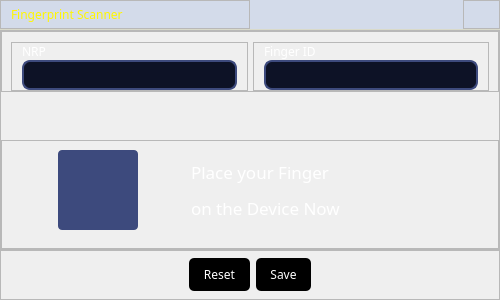
<?xml version="1.0" encoding="UTF-8"?>
<ui version="4.0">
 <class>Dialog</class>
 <widget class="QDialog" name="Dialog">
  <property name="geometry">
   <rect>
    <x>0</x>
    <y>0</y>
    <width>500</width>
    <height>300</height>
   </rect>
  </property>
  <property name="windowTitle">
   <string>Dialog</string>
  </property>
  <property name="styleSheet">
   <string notr="true">QDialog {
    background: qlineargradient(
        x1: 0, y1: 0, x2: 1, y2: 1,
        stop: 0 #0a1628,
        stop: 0.5 #142240,
        stop: 1 #0d1f3c
    );
    border-radius: 16px;
}
</string>
  </property>
  <layout class="QVBoxLayout" name="verticalLayout_4">
   <property name="spacing">
    <number>0</number>
   </property>
   <property name="leftMargin">
    <number>0</number>
   </property>
   <property name="topMargin">
    <number>0</number>
   </property>
   <property name="rightMargin">
    <number>0</number>
   </property>
   <property name="bottomMargin">
    <number>0</number>
   </property>
   <item>
    <widget class="QFrame" name="titlebar">
     <property name="minimumSize">
      <size>
       <width>0</width>
       <height>0</height>
      </size>
     </property>
     <property name="maximumSize">
      <size>
       <width>16777215</width>
       <height>30</height>
      </size>
     </property>
     <property name="styleSheet">
      <string notr="true">QFrame#titlebar {
    background: rgba(2, 72, 193, 0.12);
    border: none;
    border-bottom: 1px solid rgba(248, 214, 19, 0.15);
    border-radius: 16px 16px 0 0;
}

</string>
     </property>
     <property name="frameShape">
      <enum>QFrame::StyledPanel</enum>
     </property>
     <property name="frameShadow">
      <enum>QFrame::Raised</enum>
     </property>
     <layout class="QHBoxLayout" name="horizontalLayout_7">
      <property name="spacing">
       <number>0</number>
      </property>
      <property name="leftMargin">
       <number>0</number>
      </property>
      <property name="topMargin">
       <number>0</number>
      </property>
      <property name="rightMargin">
       <number>0</number>
      </property>
      <property name="bottomMargin">
       <number>0</number>
      </property>
      <item>
       <widget class="QFrame" name="frame_8">
        <property name="font">
         <font>
          <pointsize>7</pointsize>
         </font>
        </property>
        <property name="frameShape">
         <enum>QFrame::StyledPanel</enum>
        </property>
        <property name="frameShadow">
         <enum>QFrame::Raised</enum>
        </property>
        <layout class="QHBoxLayout" name="horizontalLayout_8">
         <property name="spacing">
          <number>0</number>
         </property>
         <property name="leftMargin">
          <number>10</number>
         </property>
         <property name="topMargin">
          <number>0</number>
         </property>
         <property name="rightMargin">
          <number>0</number>
         </property>
         <property name="bottomMargin">
          <number>0</number>
         </property>
         <item>
          <widget class="QLabel" name="label_3">
           <property name="font">
            <font>
             <family>Orbitron</family>
             <pointsize>9</pointsize>
            </font>
           </property>
           <property name="styleSheet">
            <string notr="true">color: rgb(255, 247, 1);</string>
           </property>
           <property name="text">
            <string>Fingerprint Scanner</string>
           </property>
          </widget>
         </item>
        </layout>
       </widget>
      </item>
      <item alignment="Qt::AlignRight">
       <widget class="QFrame" name="frame_3">
        <property name="frameShape">
         <enum>QFrame::StyledPanel</enum>
        </property>
        <property name="frameShadow">
         <enum>QFrame::Raised</enum>
        </property>
        <layout class="QHBoxLayout" name="horizontalLayout_9">
         <property name="spacing">
          <number>7</number>
         </property>
         <property name="leftMargin">
          <number>0</number>
         </property>
         <property name="topMargin">
          <number>0</number>
         </property>
         <property name="rightMargin">
          <number>0</number>
         </property>
         <property name="bottomMargin">
          <number>0</number>
         </property>
         <item>
          <widget class="QPushButton" name="btn_close">
           <property name="minimumSize">
            <size>
             <width>35</width>
             <height>20</height>
            </size>
           </property>
           <property name="maximumSize">
            <size>
             <width>35</width>
             <height>20</height>
            </size>
           </property>
           <property name="toolTip">
            <string>Close</string>
           </property>
           <property name="styleSheet">
            <string notr="true">QPushButton{	
	color: rgb(42, 41, 41);
	border-radius : 2px;
}

QPushButton:hover{	
	
	color: rgb(42, 41, 41);
	background-color: rgb(255, 0, 0);
}
QToolTip {	
	color: rgb(15, 15, 15);
}</string>
           </property>
           <property name="text">
            <string/>
           </property>
           <property name="icon">
            <iconset>
             <normaloff>../assets/icon/x.svg</normaloff>../assets/icon/x.svg</iconset>
           </property>
           <property name="iconSize">
            <size>
             <width>20</width>
             <height>20</height>
            </size>
           </property>
          </widget>
         </item>
        </layout>
       </widget>
      </item>
     </layout>
    </widget>
   </item>
   <item>
    <widget class="QFrame" name="frame_messageBox">
     <property name="minimumSize">
      <size>
       <width>0</width>
       <height>0</height>
      </size>
     </property>
     <property name="maximumSize">
      <size>
       <width>16777215</width>
       <height>16777215</height>
      </size>
     </property>
     <property name="styleSheet">
      <string notr="true"/>
     </property>
     <property name="frameShape">
      <enum>QFrame::StyledPanel</enum>
     </property>
     <property name="frameShadow">
      <enum>QFrame::Raised</enum>
     </property>
     <property name="lineWidth">
      <number>0</number>
     </property>
     <layout class="QVBoxLayout" name="verticalLayout">
      <property name="spacing">
       <number>0</number>
      </property>
      <property name="leftMargin">
       <number>0</number>
      </property>
      <property name="topMargin">
       <number>0</number>
      </property>
      <property name="rightMargin">
       <number>0</number>
      </property>
      <property name="bottomMargin">
       <number>0</number>
      </property>
      <item alignment="Qt::AlignTop">
       <widget class="QFrame" name="frame_2">
        <property name="minimumSize">
         <size>
          <width>0</width>
          <height>0</height>
         </size>
        </property>
        <property name="maximumSize">
         <size>
          <width>16777215</width>
          <height>100</height>
         </size>
        </property>
        <property name="frameShape">
         <enum>QFrame::StyledPanel</enum>
        </property>
        <property name="frameShadow">
         <enum>QFrame::Raised</enum>
        </property>
        <layout class="QHBoxLayout" name="horizontalLayout">
         <property name="spacing">
          <number>5</number>
         </property>
         <property name="topMargin">
          <number>10</number>
         </property>
         <property name="bottomMargin">
          <number>0</number>
         </property>
         <item>
          <widget class="QFrame" name="frame_4">
           <property name="maximumSize">
            <size>
             <width>16777215</width>
             <height>65</height>
            </size>
           </property>
           <property name="frameShape">
            <enum>QFrame::StyledPanel</enum>
           </property>
           <property name="frameShadow">
            <enum>QFrame::Raised</enum>
           </property>
           <layout class="QVBoxLayout" name="verticalLayout_2">
            <property name="spacing">
             <number>0</number>
            </property>
            <property name="leftMargin">
             <number>10</number>
            </property>
            <property name="topMargin">
             <number>0</number>
            </property>
            <property name="rightMargin">
             <number>10</number>
            </property>
            <property name="bottomMargin">
             <number>0</number>
            </property>
            <item>
             <widget class="QLabel" name="label">
              <property name="font">
               <font>
                <family>Poppins</family>
                <pointsize>9</pointsize>
               </font>
              </property>
              <property name="styleSheet">
               <string notr="true">color: rgb(255, 255, 255);</string>
              </property>
              <property name="text">
               <string>NRP</string>
              </property>
             </widget>
            </item>
            <item>
             <widget class="QLabel" name="lbNrpRF">
              <property name="styleSheet">
               <string notr="true">QLabel{
 background-color: #0d1226; /* Sedikit lebih gelap dari background utama */
    border: 2px solid #3d4a7d; /* Border dasar */
    border-radius: 8px;
    padding: 5px;
    color: #ffffff;
    font-family: 'Poppins';
    font-size: 14px;
}</string>
              </property>
              <property name="text">
               <string/>
              </property>
             </widget>
            </item>
           </layout>
          </widget>
         </item>
         <item>
          <widget class="QFrame" name="frame_5">
           <property name="maximumSize">
            <size>
             <width>16777215</width>
             <height>65</height>
            </size>
           </property>
           <property name="frameShape">
            <enum>QFrame::StyledPanel</enum>
           </property>
           <property name="frameShadow">
            <enum>QFrame::Raised</enum>
           </property>
           <layout class="QVBoxLayout" name="verticalLayout_3">
            <property name="spacing">
             <number>0</number>
            </property>
            <property name="leftMargin">
             <number>10</number>
            </property>
            <property name="topMargin">
             <number>0</number>
            </property>
            <property name="rightMargin">
             <number>10</number>
            </property>
            <property name="bottomMargin">
             <number>0</number>
            </property>
            <item>
             <widget class="QLabel" name="label_2">
              <property name="font">
               <font>
                <family>Poppins</family>
                <pointsize>9</pointsize>
               </font>
              </property>
              <property name="styleSheet">
               <string notr="true">color: rgb(255, 255, 255);</string>
              </property>
              <property name="text">
               <string>Finger ID</string>
              </property>
             </widget>
            </item>
            <item>
             <widget class="QLabel" name="lbFingerR">
              <property name="styleSheet">
               <string notr="true">QLabel{
 background-color: #0d1226; /* Sedikit lebih gelap dari background utama */
    border: 2px solid #3d4a7d; /* Border dasar */
    border-radius: 8px;
    padding: 5px;
    color: #ffffff;
    font-family: 'Poppins';
    font-size: 14px;
}</string>
              </property>
              <property name="text">
               <string/>
              </property>
             </widget>
            </item>
           </layout>
          </widget>
         </item>
        </layout>
       </widget>
      </item>
      <item>
       <widget class="QFrame" name="frame">
        <property name="frameShape">
         <enum>QFrame::StyledPanel</enum>
        </property>
        <property name="frameShadow">
         <enum>QFrame::Raised</enum>
        </property>
        <layout class="QHBoxLayout" name="horizontalLayout_3">
         <property name="topMargin">
          <number>0</number>
         </property>
         <item>
          <widget class="QLabel" name="lbIconF">
           <property name="minimumSize">
            <size>
             <width>80</width>
             <height>80</height>
            </size>
           </property>
           <property name="maximumSize">
            <size>
             <width>80</width>
             <height>80</height>
            </size>
           </property>
           <property name="styleSheet">
            <string notr="true">QLabel {
background-color: rgb(61, 74, 125);
	border-radius: 4px;
}</string>
           </property>
           <property name="text">
            <string/>
           </property>
           <property name="pixmap">
            <pixmap>../assets/icon/fingerprint-solid-full.svg</pixmap>
           </property>
           <property name="scaledContents">
            <bool>true</bool>
           </property>
          </widget>
         </item>
         <item>
          <widget class="QLabel" name="lbInfoF">
           <property name="minimumSize">
            <size>
             <width>0</width>
             <height>0</height>
            </size>
           </property>
           <property name="maximumSize">
            <size>
             <width>250</width>
             <height>16777215</height>
            </size>
           </property>
           <property name="font">
            <font>
             <family>Orbitron</family>
             <pointsize>13</pointsize>
            </font>
           </property>
           <property name="styleSheet">
            <string notr="true">color: rgb(255, 255, 255);</string>
           </property>
           <property name="text">
            <string>&lt;html&gt;&lt;head/&gt;&lt;body&gt;&lt;p&gt;&lt;span style=&quot; color:#ffffff;&quot;&gt;Place your Finger&lt;/span&gt;&lt;/p&gt;&lt;p&gt;&lt;span style=&quot; color:#ffffff;&quot;&gt;on the Device Now&lt;/span&gt;&lt;/p&gt;&lt;/body&gt;&lt;/html&gt;</string>
           </property>
           <property name="wordWrap">
            <bool>true</bool>
           </property>
          </widget>
         </item>
        </layout>
       </widget>
      </item>
     </layout>
    </widget>
   </item>
   <item>
    <widget class="QFrame" name="frame_button">
     <property name="minimumSize">
      <size>
       <width>0</width>
       <height>0</height>
      </size>
     </property>
     <property name="maximumSize">
      <size>
       <width>16777215</width>
       <height>50</height>
      </size>
     </property>
     <property name="styleSheet">
      <string notr="true"/>
     </property>
     <property name="frameShape">
      <enum>QFrame::StyledPanel</enum>
     </property>
     <property name="frameShadow">
      <enum>QFrame::Raised</enum>
     </property>
     <property name="lineWidth">
      <number>0</number>
     </property>
     <layout class="QHBoxLayout" name="horizontalLayout_2">
      <property name="spacing">
       <number>0</number>
      </property>
      <property name="leftMargin">
       <number>0</number>
      </property>
      <property name="topMargin">
       <number>0</number>
      </property>
      <property name="rightMargin">
       <number>0</number>
      </property>
      <property name="bottomMargin">
       <number>0</number>
      </property>
      <item>
       <widget class="QDialogButtonBox" name="buttonBox">
        <property name="sizePolicy">
         <sizepolicy hsizetype="Preferred" vsizetype="Preferred">
          <horstretch>0</horstretch>
          <verstretch>0</verstretch>
         </sizepolicy>
        </property>
        <property name="minimumSize">
         <size>
          <width>0</width>
          <height>0</height>
         </size>
        </property>
        <property name="maximumSize">
         <size>
          <width>16777215</width>
          <height>16777215</height>
         </size>
        </property>
        <property name="font">
         <font>
          <family>Orbitron</family>
          <pointsize>8</pointsize>
         </font>
        </property>
        <property name="cursor">
         <cursorShape>PointingHandCursor</cursorShape>
        </property>
        <property name="styleSheet">
         <string notr="true">QPushButton {
                background-color: #000000;
	            color: #ffffff;
                font-family: Orbitron;
                font-size: 12px;
                border: none;
                padding: 8px 14px;
                border-radius: 5px;
            }
            QPushButton:hover {
                background-color: #62615F;
	            color: #ffffff;
            }
            QPushButton:pressed {
                background-color: #fff701;
                color: #000000;
            }</string>
        </property>
        <property name="orientation">
         <enum>Qt::Horizontal</enum>
        </property>
        <property name="standardButtons">
         <set>QDialogButtonBox::Reset|QDialogButtonBox::Save</set>
        </property>
        <property name="centerButtons">
         <bool>true</bool>
        </property>
       </widget>
      </item>
     </layout>
    </widget>
   </item>
  </layout>
 </widget>
 <resources/>
 <connections/>
</ui>
